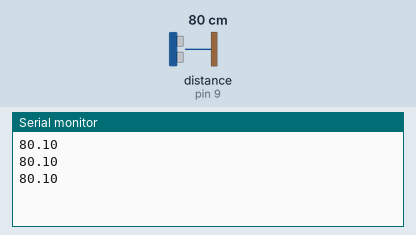
Simulated run of this sketch. Board: Arduino Uno, built with avr-gcc and run on an emulated ATmega328P. Shown: the last lines printed to the serial monitor. Wiring (inferred from the names in the program): ultrasonic range finder: trigger pin 8; echo pin 9. Inputs (shaded band) come from the test bench; at power-on: distance to the obstacle (sensor on pin 9) 80 cm. The echo pulse lasts 58.3 µs per cm.

Above: at 1.3 s.
1.4 s: distance to the obstacle (sensor on pin 9) set to 2 cm
At 1.9 s:
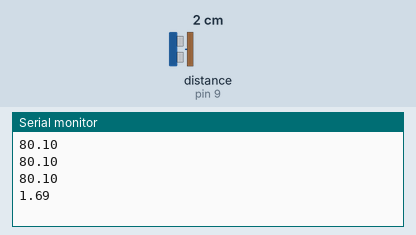
2.9 s: distance to the obstacle (sensor on pin 9) set to 4 cm
At 3.4 s:
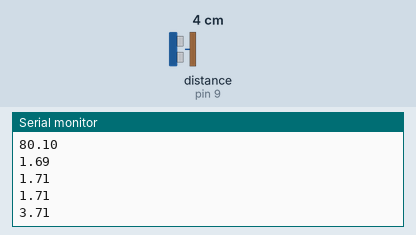
Timing chart, 0 to 5.9 s (numbered marks = the images above; inputs shaded):
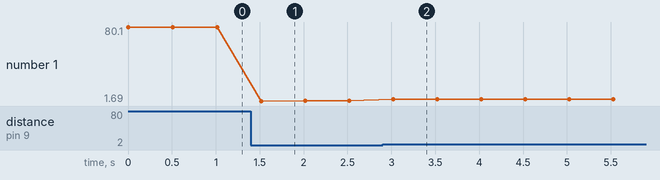

Measured:
- after the input at 1.4 s, the serial monitor: prints a new line after 0.12 s (image 1)
- after the input at 2.9 s, the serial monitor: prints a new line after 0.12 s (image 2)
- plotted number 1: 80.1 → 1.71 after the input at 1.4 s, 1.71 → 3.71 after the input at 2.9 s

The sketch:

___.ino
```cpp
const int trig=8;
const int echo=9;
void setup(){
  pinMode(echo,INPUT);
  pinMode(trig,OUTPUT);
  Serial.begin(9600);
}
void loop(){
  long IntervalTime=0;
  while(1){
    digitalWrite(trig,1);
    delayMicroseconds(15);
    digitalWrite(trig,0);
    IntervalTime=pulseIn(echo,HIGH);
    float S=IntervalTime/58.00;
    Serial.println(S);
    S=0;IntervalTime=0;
    delay(500);
  }
}
```
